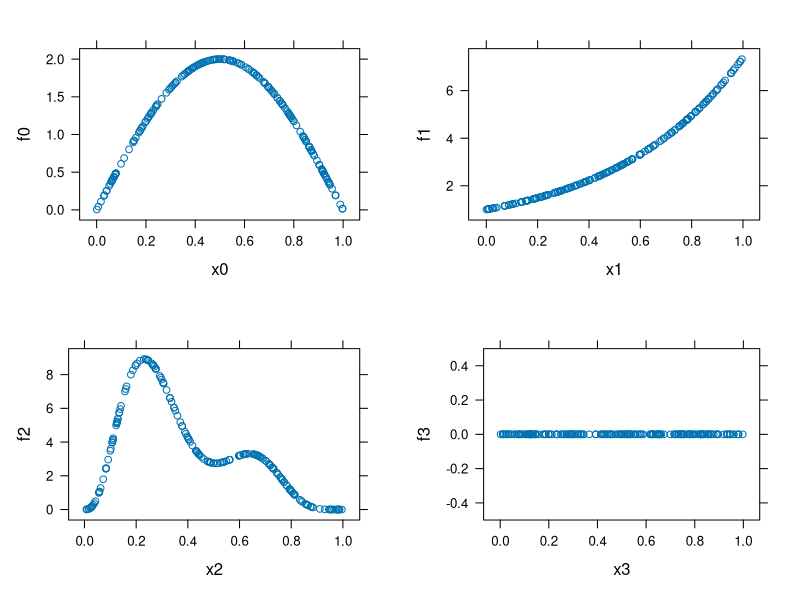
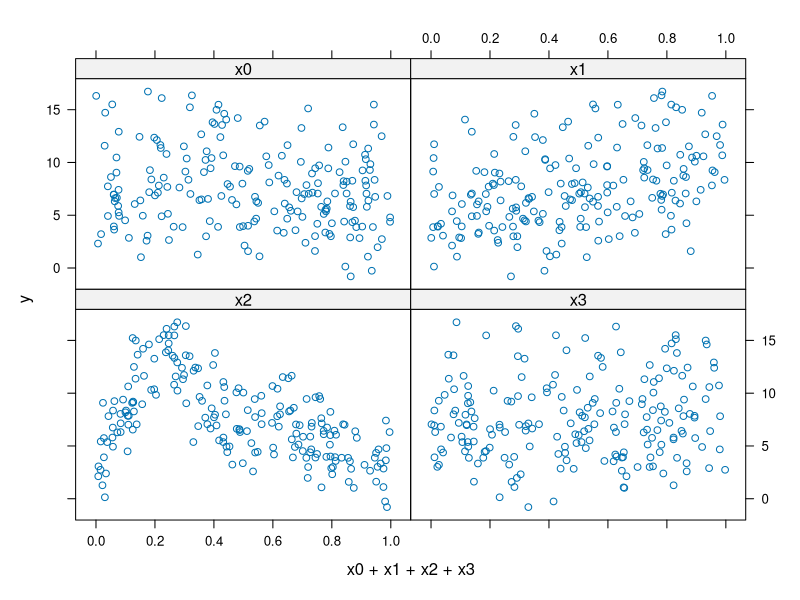
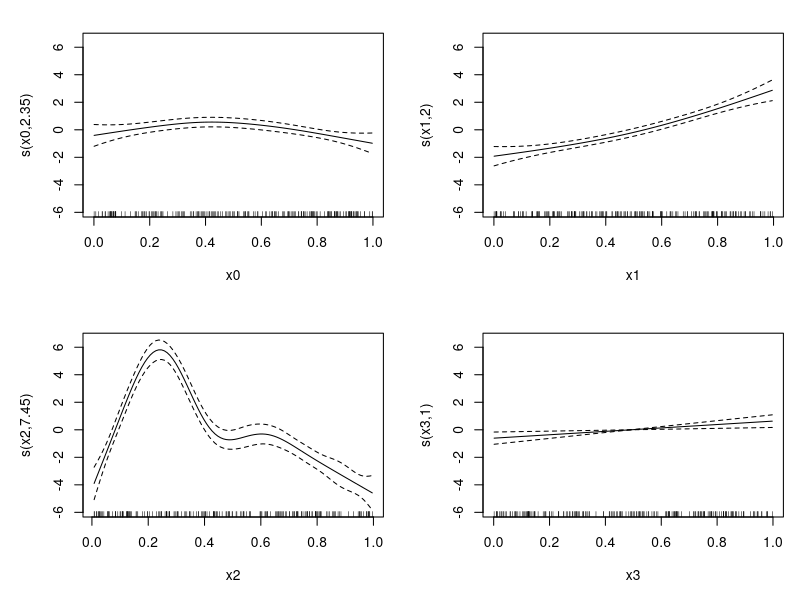
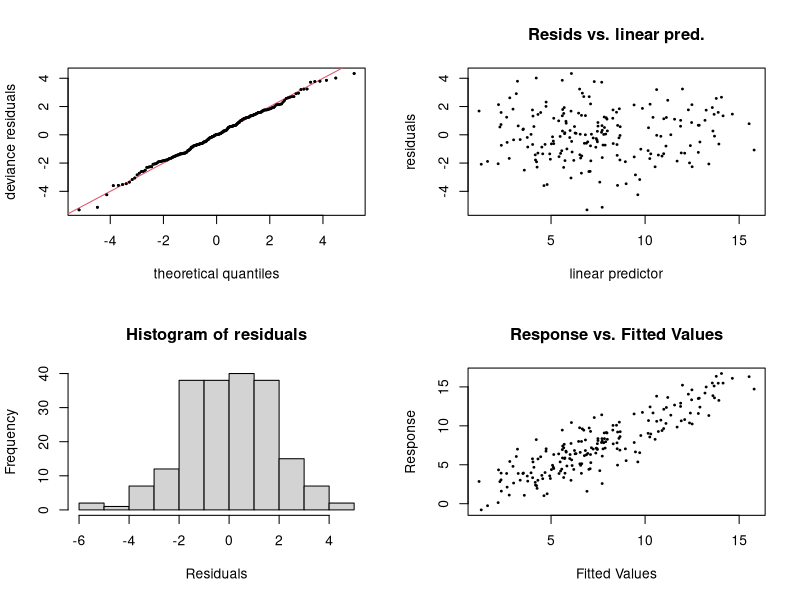
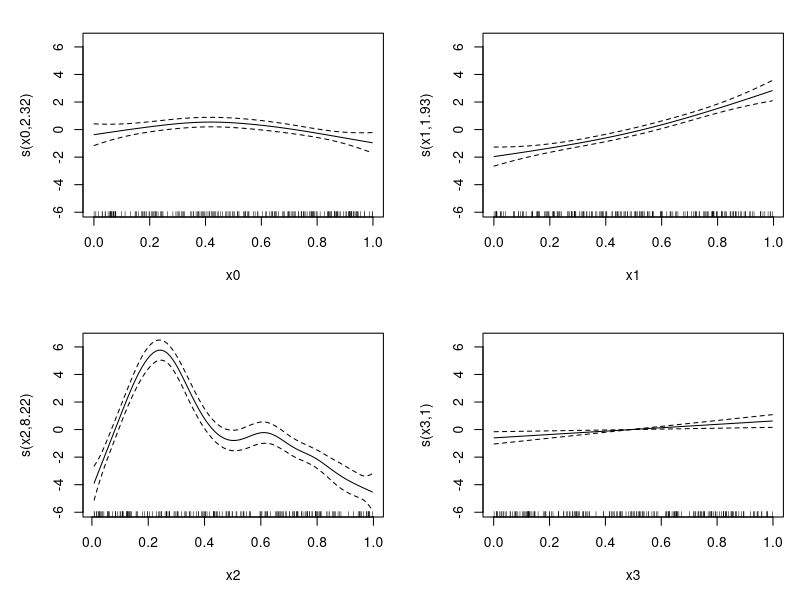
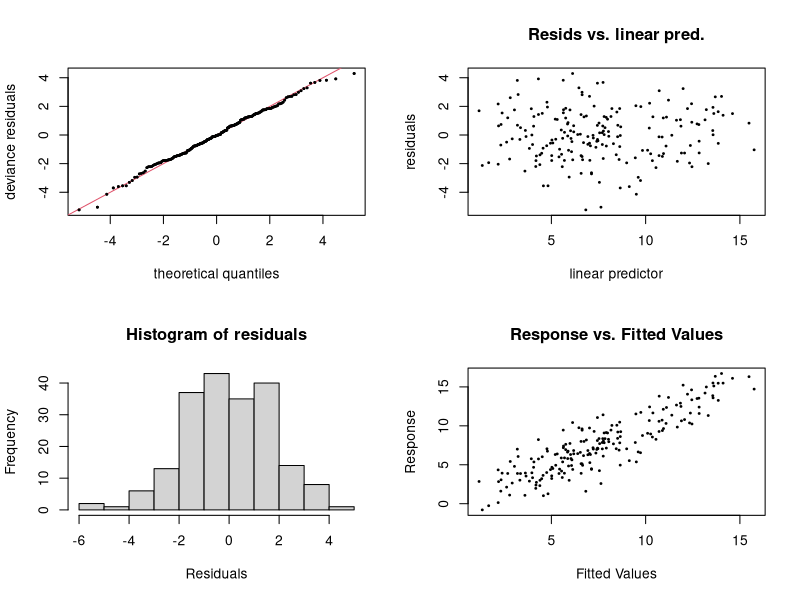
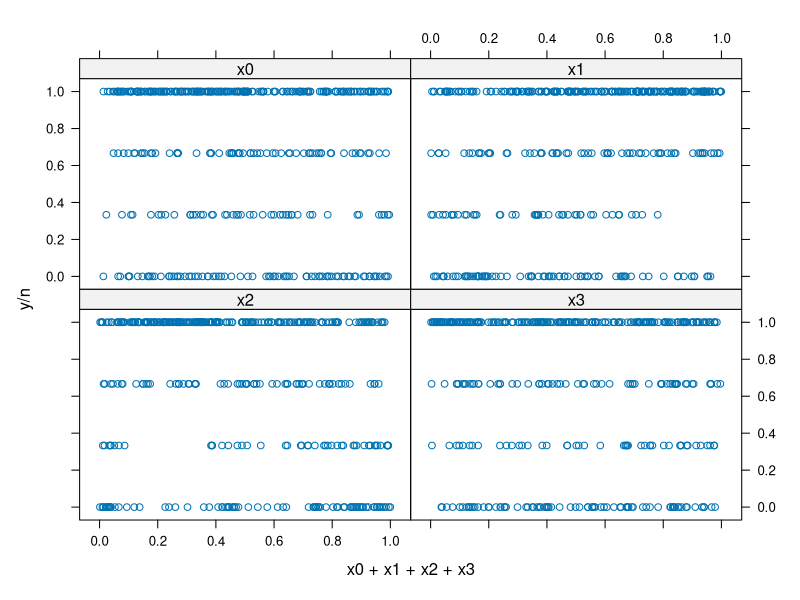
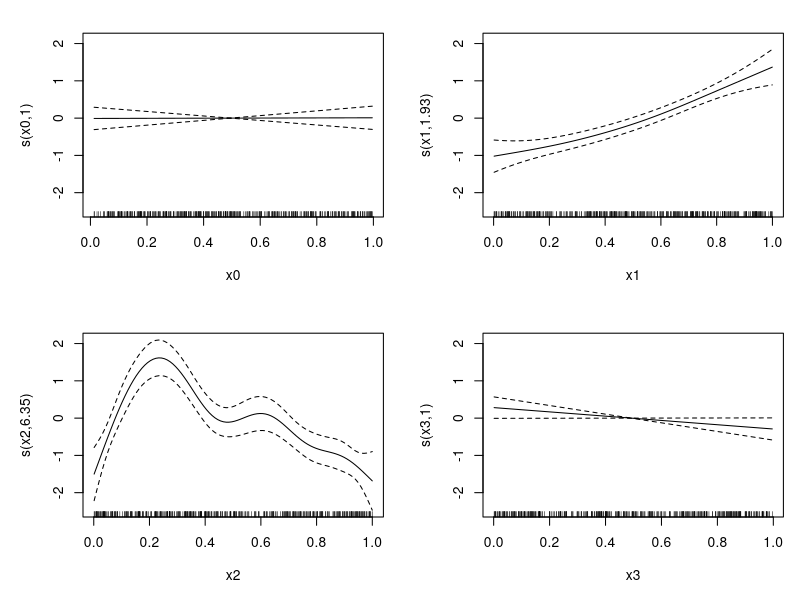

R code for these plots, in order:
## ---- chunk 1
# gam diagnostics

library(mgcv)
dat <- gamSim(1,n=200)
head(dat)
library(lattice)
print(xyplot(f0~x0, data=dat), split=c(1,1,2,2), more=TRUE)
print(xyplot(f1~x1, data=dat), split=c(2,1,2,2), more=TRUE)
print(xyplot(f2~x2, data=dat), split=c(1,2,2,2), more=TRUE)
print(xyplot(f3~x3, data=dat), split=c(2,2,2,2), more=FALSE)
xyplot(y~x0+x1+x2+x3, data=dat, outer=TRUE, as.table=TRUE)

b <- gam(y~s(x0)+s(x1)+s(x2)+s(x3), data=dat)
b
summary(b)
plot(b, pages=1)
gam.check(b, pch=19, cex=.3)

b1 <- gam(y~s(x0, k=20)+s(x1, k=20)+s(x2, k=20)+s(x3, k=20), data=dat)
b1
summary(b1)
plot(b1, pages=1)
gam.check(b1, pch=19, cex=.3)

anova(b, b1, test="F")
AIC(b)
AIC(b1)

BIC(b)
BIC(b1)




## ---- chunk 2

## simulate binomial data...
set.seed(0)
n.samp <- 400
dat <- gamSim(1,n=n.samp,dist="binary",scale=.33)
p <- binomial()$linkinv(dat$f) ## binomial p
n <- sample(c(1,3),n.samp,replace=TRUE) ## binomial n
dat$y <- rbinom(n,n,p)
dat$n <- n
head(dat)
xyplot(y/n~x0+x1+x2+x3, data=dat, outer=TRUE, as.table=TRUE)

lr.fit <- gam(y/n~s(x0)+s(x1)+s(x2)+s(x3)
              ,family=binomial,data=dat,weights=n,method="REML")
plot(lr.fit, pages=1)
gam.check(lr.fit, pch=19, cex=.3)

par(mfrow=c(2,2))
## normal QQ-plot of deviance residuals
qqnorm(residuals(lr.fit),pch=19,cex=.3)
## Quick QQ-plot of deviance residuals
qq.gam(lr.fit,pch=19,cex=.3)
## Simulation based QQ-plot with reference bands 
qq.gam(lr.fit,rep=100,level=.9)
## Simulation based QQ-plot, Pearson resids, all
## simulated reference plots shown...  
qq.gam(lr.fit,rep=100,level=1,type="pearson",pch=19,cex=.2)
par(mfrow=c(1,1))

